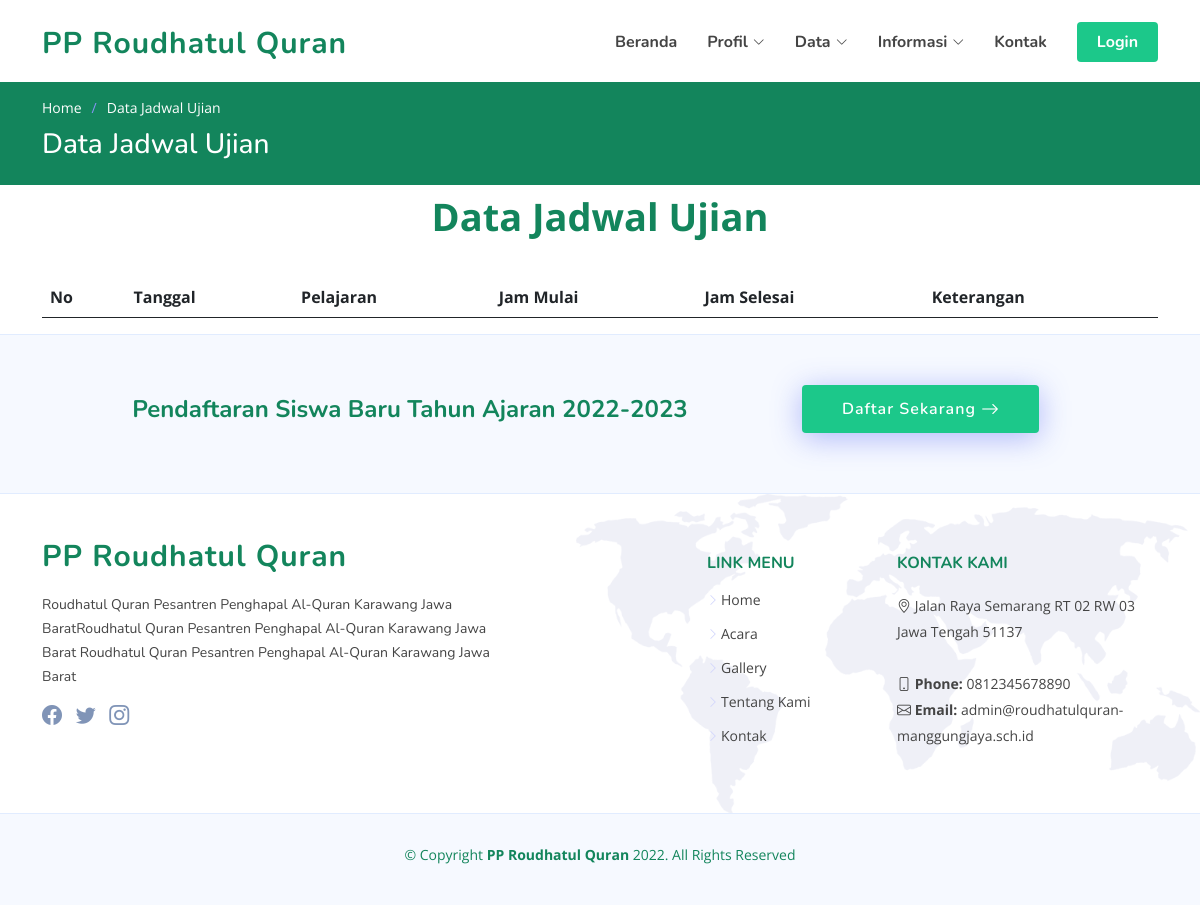
Before: /index.php/front_jadwal_ujian with the older database file.
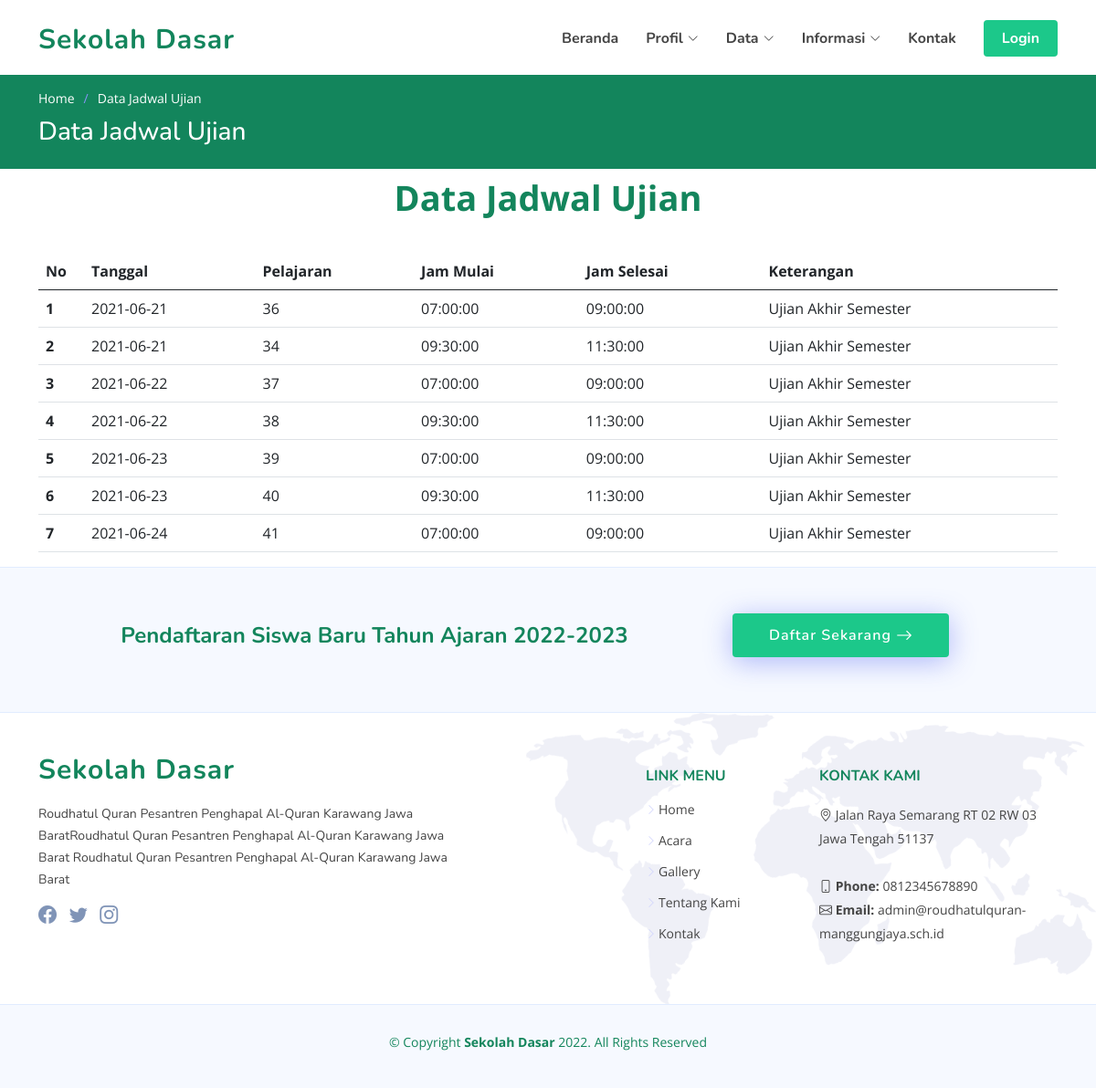
After: the same page with the newer database file.
### tables this page shows
CREATE TABLE `website` (
  `id` int(11) NOT NULL,
  `nama` varchar(250) NOT NULL,
  `deskripsi` text NOT NULL,
  `alamat` varchar(250) NOT NULL,
  `kab` varchar(250) NOT NULL,
  `logo` varchar(250) NOT NULL,
  `fav` varchar(100) NOT NULL,
  `img_login` varchar(100) NOT NULL,
  `img_login_admin` varchar(250) NOT NULL,
  `email` varchar(255) NOT NULL,
  `telp` varchar(255) NOT NULL,
  `maps` text NOT NULL,
  `link_fb` varchar(255) NOT NULL,
  `link_ig` varchar(255) NOT NULL,
  `link_tw` varchar(255) NOT NULL
);

CREATE TABLE `tbl_jadwal_ujian` (
  `id_jadwal_ujian` int(6) NOT NULL,
  `id_pelajaran` int(6) NOT NULL,
  `tanggal` date NOT NULL,
  `jam_mulai` time NOT NULL,
  `jam_selesai` time NOT NULL,
  `keterangan` varchar(25) NOT NULL
);

### application/controllers/Front_jadwal_ujian.php (called while the page is built, shortened)
<?php
class Front_jadwal_ujian extends CI_Controller
{
    public function __construct()
    {
        $this->load->library('pagination');
        $this->load->model('M_home');
    }
    public function index()
    {
        $data['menu'] = 'jadwal_ujian';
        $data['web'] =  $this->db->get('website')->row_array();
        $data['home'] =  $this->db->get('home')->row_array();
        $data['jadwal_ujian'] =  $this->db->get('tbl_jadwal_ujian')->result_array();
        $this->load->view('frontend/header', $data);
        $this->load->view('frontend/jadwal_ujian', $data);
        $this->load->view('frontend/footer', $data);
    }
}

### index.php (called while the page is built, shortened)
<?php
require_once BASEPATH.'core/CodeIgniter.php';

### application/views/frontend/jadwal_ujian.php (the view, shortened to what the changed rows need)
<main id="main">
    <section class="breadcrumbs">
        <div class="container">
            <h2>Data Jadwal Ujian</h2>
        </div>
    </section>
        <div class="container" data-aos="fade-up">
            <div style="width:100%; overflow-x:scroll">
                    <table class="table table-hover display" id="mytable" cellspacing="0" width="100%">
                        <thead>
                            <tr>
                            <th scope="col">No</th>
                            <th scope="col">Tanggal</th>
                                <th scope="col">Pelajaran</th>
                                <th scope="col">Jam Mulai</th>
                                <th scope="col">Jam Selesai</th>
                                <th scope="col">Keterangan</th>
                            </tr>
                        </thead>
                        <tbody>
                        <?php
                                $i = 1;
                                foreach ($jadwal_ujian as $d) : ?>
                                    <tr>
                                        <th width="50"><?= $i ?></th>
                                        <td><?= $d['tanggal'] ?></td>
                                        <td><?= $d['id_pelajaran'] ?></td>
                                        <td><?= $d['jam_mulai'] ?></td>
                                        <td><?= $d['jam_selesai'] ?></td>
                                        <td><?= $d['keterangan'] ?></td>
                                    </tr>
                                <?php $i++;
                                endforeach ?>
                            </tbody>
                            </table>
                    </div>
                </div>
</main>

### application/views/frontend/header.php (shortened to what the changed rows need)
<!DOCTYPE html>
<html lang="en">
<head>
  <link href="<?= base_url('assets/'); ?>vendor/bootstrap/css/bootstrap.min.css" rel="stylesheet">
  <link href="<?= base_url('assets/'); ?>vendor/bootstrap-icons/bootstrap-icons.css" rel="stylesheet">
  <link href="<?= base_url('assets/'); ?>vendor/aos/aos.css" rel="stylesheet">
  <link href="<?= base_url('assets/'); ?>vendor/remixicon/remixicon.css" rel="stylesheet">
  <link href="<?= base_url('assets/'); ?>vendor/swiper/swiper-bundle.min.css" rel="stylesheet">
  <link href="<?= base_url('assets/'); ?>vendor/glightbox/css/glightbox.min.css" rel="stylesheet">
  <link href="<?= base_url('assets/'); ?>css/style.css" rel="stylesheet">
  <link href="<?= base_url('assets/') ?>select2/dist/css/select2.min.css" rel="stylesheet" />
</head>
<body>
  <header id="header" class="header fixed-top">
    <div class="container-fluid container-xl d-flex align-items-center justify-content-between">
      <a href="<?= base_url('home'); ?>" class="logo d-flex align-items-center">
        <span><?= $web['nama'] ?></span>
      </a>
    </div>
  </header>

### application/views/frontend/footer.php (shortened to what the changed rows need)
<footer id="footer" class="footer">
  <div class="footer-top">
    <div class="container">
      <div class="row gy-4">
        <div class="col-lg-5 col-md-12 footer-info">
          <a href="<?= base_url('home'); ?>" class="logo d-flex align-items-center">
            <span><?= $web['nama'] ?></span>
          </a>
          <br />
          <p><?= $web['deskripsi'] ?></p>
          <div class="social-links mt-3">
            <?php if (!empty($web['link_fb'])) : ?>
              <a target="_blank" href="<?= $web['link_fb'] ?>" class="facebook"><i class="bi bi-facebook"></i></a>
            <?php endif ?>
            <?php if (!empty($web['link_tw'])) : ?>
              <a target="_blank" href="<?= $web['link_tw'] ?>" class="twitter"><i class="bi bi-twitter"></i></a>
            <?php endif ?>
            <?php if (!empty($web['link_ig'])) : ?>
              <a target="_blank" href="<?= $web['link_ig'] ?>" class="instagram"><i class="bi bi-instagram bx bxl-instagram"></i></a>
            <?php endif ?>
          </div>
        </div>
        <div class="col-lg-3 col-md-12 footer-contact text-center text-md-start">
          <h4>Kontak Kami</h4>
          <p>
            <i class="bi bi-geo-alt"></i> <?= $web['alamat'] ?> <br><br>
            <strong><i class="bi bi-phone"></i> Phone:</strong> <?= $web['telp'] ?><br>
            <strong><i class="bi bi-envelope"></i> Email:</strong> <?= $web['email'] ?><br>
          </p>
        </div>
      </div>
    </div>
  </div>
  <div class="container">
    <div class="copyright">
      &copy; Copyright <strong><span><?= $web['nama'] ?></span></strong> <?= date('Y') ?>. All Rights Reserved
    </div>
  </div>
</footer>
</body>
</html>

Changed rows visible on the page:
changed website "Jalan Raya Semarang RT 02 RW 03 Jawa Tengah 51137": nama "PP Roudhatul Quran" → "Sekolah Dasar"
added tbl_jadwal_ujian: tanggal "2021-06-21", id_pelajaran "36", jam_mulai "07:00:00", jam_selesai "09:00:00", keterangan "Ujian Akhir Semester"
added tbl_jadwal_ujian: tanggal "2021-06-21", id_pelajaran "34", jam_mulai "09:30:00", jam_selesai "11:30:00", keterangan "Ujian Akhir Semester"
added tbl_jadwal_ujian: tanggal "2021-06-22", id_pelajaran "37", jam_mulai "07:00:00", jam_selesai "09:00:00", keterangan "Ujian Akhir Semester"
added tbl_jadwal_ujian: tanggal "2021-06-22", id_pelajaran "38", jam_mulai "09:30:00", jam_selesai "11:30:00", keterangan "Ujian Akhir Semester"
added tbl_jadwal_ujian: tanggal "2021-06-23", id_pelajaran "39", jam_mulai "07:00:00", jam_selesai "09:00:00", keterangan "Ujian Akhir Semester"
added tbl_jadwal_ujian: tanggal "2021-06-23", id_pelajaran "40", jam_mulai "09:30:00", jam_selesai "11:30:00", keterangan "Ujian Akhir Semester"
added tbl_jadwal_ujian: tanggal "2021-06-24", id_pelajaran "41", jam_mulai "07:00:00", jam_selesai "09:00:00", keterangan "Ujian Akhir Semester"
